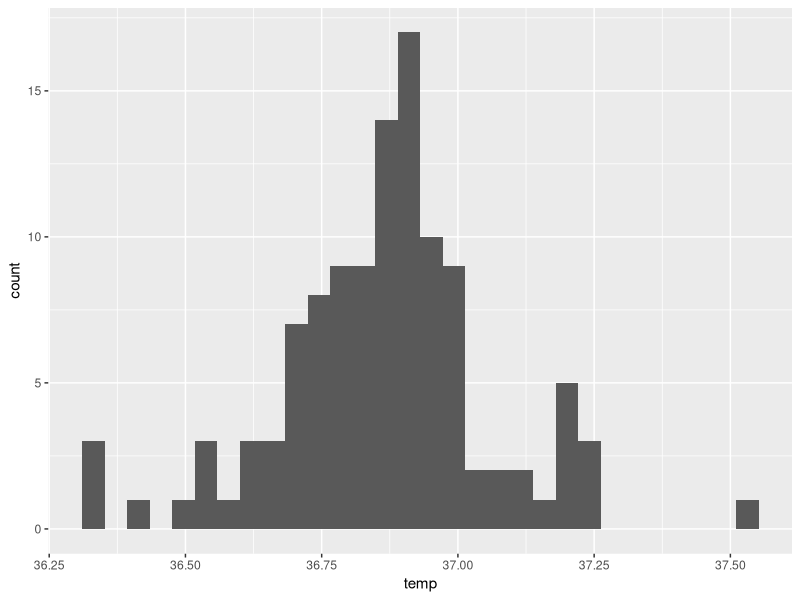
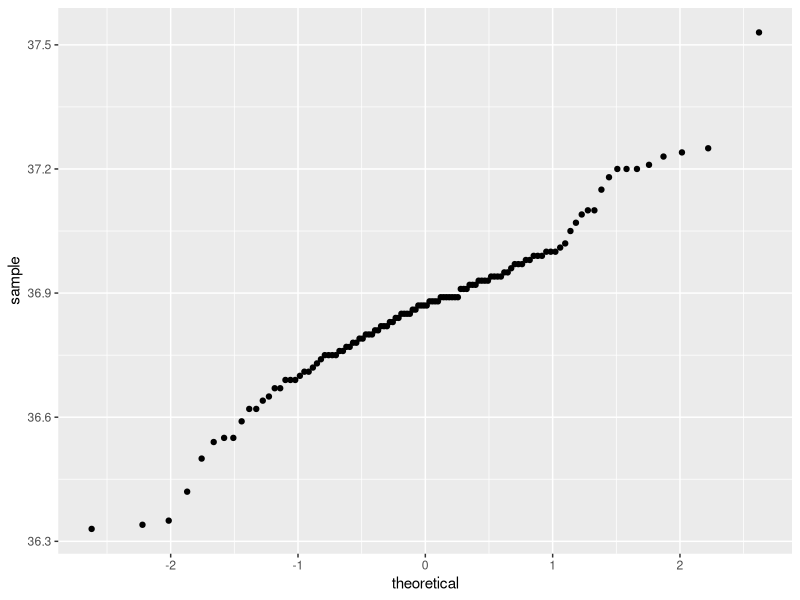
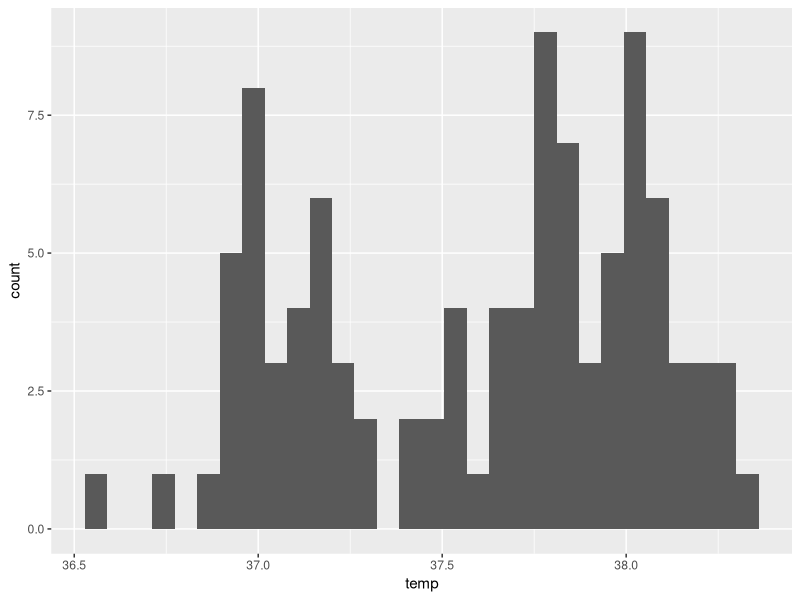
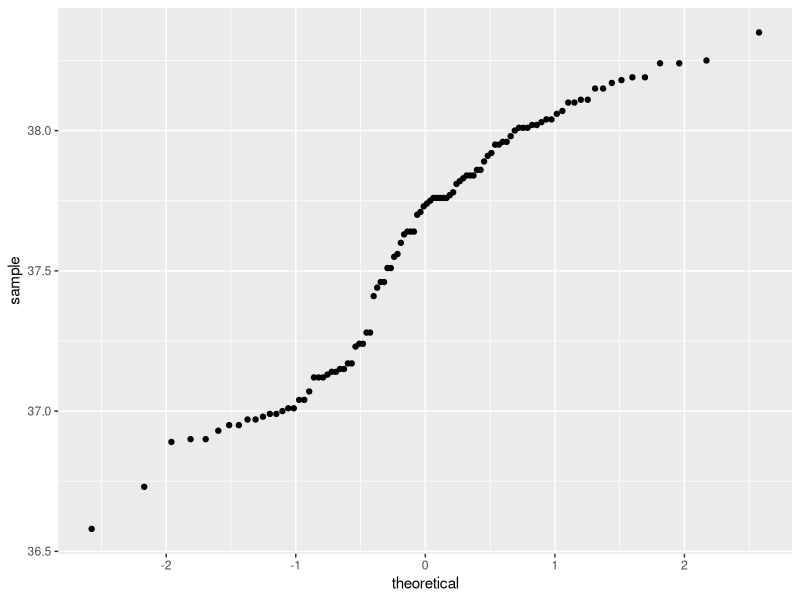
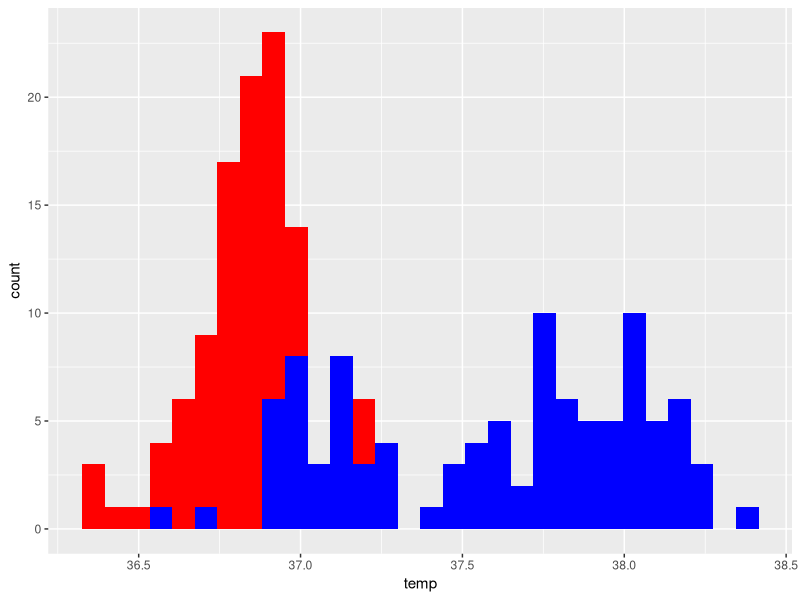

These charts were generated, in order, by the following R code:
## ---- chunk 1
knitr::opts_chunk$set(echo = FALSE, message = FALSE, warning = FALSE)
## ---- chunk 2
library(tidyverse)
## ---- chunk 3
ggplot(data = beaver1, aes(x = temp)) +
  geom_histogram()

ggplot(data = beaver1, aes(sample = temp)) +
  geom_qq()

ggplot(data = beaver2, aes(x = temp)) +
  geom_histogram()

ggplot(data = beaver2, aes(sample = temp)) +
  geom_qq()

# Beaver 2 may not be normally distributed, but sample sizes are large (both > 100), so Central Limit Theorem: means will be normally distributed, & we can proceed with a parametric test.

# Also look at them side by side: 

ggplot() +
  geom_histogram(data = beaver1, aes(x = temp),
                 fill = "red") +
  geom_histogram(data = beaver2, aes(x = temp),
                 fill = "blue")
## ---- chunk 4

beaver_diff <- t.test(beaver1$temp, beaver2$temp)

## ---- chunk 5
beaver2_greater <- t.test(beaver2$temp, beaver1$temp, alternative = "greater")
